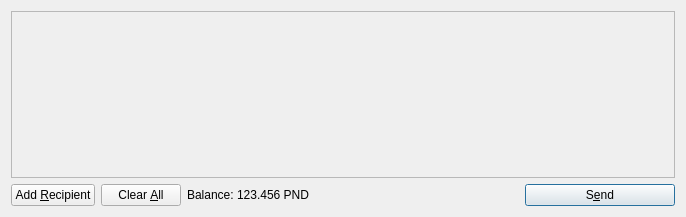
<?xml version="1.0" encoding="UTF-8"?>
<ui version="4.0">
 <class>SendCoinsDialog</class>
 <widget class="QDialog" name="SendCoinsDialog">
  <property name="geometry">
   <rect>
    <x>0</x>
    <y>0</y>
    <width>686</width>
    <height>217</height>
   </rect>
  </property>
  <property name="windowTitle">
   <string>Send Coins</string>
  </property>
  <layout class="QVBoxLayout" name="verticalLayout">
   <item>
    <widget class="QScrollArea" name="scrollArea">
     <property name="widgetResizable">
      <bool>true</bool>
     </property>
     <widget class="QWidget" name="scrollAreaWidgetContents">
      <property name="geometry">
       <rect>
        <x>0</x>
        <y>0</y>
        <width>666</width>
        <height>165</height>
       </rect>
      </property>
      <layout class="QVBoxLayout" name="verticalLayout_2">
       <property name="margin">
        <number>0</number>
       </property>
       <item>
        <layout class="QVBoxLayout" name="entries">
         <property name="spacing">
          <number>6</number>
         </property>
        </layout>
       </item>
       <item>
        <spacer name="verticalSpacer">
         <property name="orientation">
          <enum>Qt::Vertical</enum>
         </property>
         <property name="sizeHint" stdset="0">
          <size>
           <width>20</width>
           <height>40</height>
          </size>
         </property>
        </spacer>
       </item>
      </layout>
     </widget>
    </widget>
   </item>
   <item>
    <layout class="QHBoxLayout" name="horizontalLayout">
     <item>
      <widget class="QPushButton" name="addButton">
       <property name="toolTip">
        <string>Send to multiple recipients at once</string>
       </property>
       <property name="text">
        <string>Add &amp;Recipient</string>
       </property>
       <property name="icon">
        <iconset resource="../bitcoin.qrc">
         <normaloff>:/icons/add</normaloff>:/icons/add</iconset>
       </property>
       <property name="autoDefault">
        <bool>false</bool>
       </property>
      </widget>
     </item>
     <item>
      <widget class="QPushButton" name="clearButton">
       <property name="sizePolicy">
        <sizepolicy hsizetype="Minimum" vsizetype="Fixed">
         <horstretch>0</horstretch>
         <verstretch>0</verstretch>
        </sizepolicy>
       </property>
       <property name="toolTip">
        <string>Remove all transaction fields</string>
       </property>
       <property name="text">
        <string>Clear &amp;All</string>
       </property>
       <property name="icon">
        <iconset resource="../bitcoin.qrc">
         <normaloff>:/icons/remove</normaloff>:/icons/remove</iconset>
       </property>
       <property name="autoRepeatDelay">
        <number>300</number>
       </property>
       <property name="autoDefault">
        <bool>false</bool>
       </property>
      </widget>
     </item>
     <item>
      <layout class="QHBoxLayout" name="horizontalLayout_2">
       <property name="spacing">
        <number>3</number>
       </property>
       <item>
        <widget class="QLabel" name="label">
         <property name="text">
          <string>Balance:</string>
         </property>
        </widget>
       </item>
       <item>
        <widget class="QLabel" name="labelBalance">
         <property name="cursor">
          <cursorShape>IBeamCursor</cursorShape>
         </property>
         <property name="text">
          <string>123.456 PND</string>
         </property>
         <property name="textInteractionFlags">
          <set>Qt::LinksAccessibleByMouse|Qt::TextSelectableByKeyboard|Qt::TextSelectableByMouse</set>
         </property>
        </widget>
       </item>
      </layout>
     </item>
     <item>
      <spacer name="horizontalSpacer">
       <property name="orientation">
        <enum>Qt::Horizontal</enum>
       </property>
       <property name="sizeHint" stdset="0">
        <size>
         <width>40</width>
         <height>20</height>
        </size>
       </property>
      </spacer>
     </item>
     <item>
      <widget class="QPushButton" name="sendButton">
       <property name="minimumSize">
        <size>
         <width>150</width>
         <height>0</height>
        </size>
       </property>
       <property name="toolTip">
        <string>Confirm the send action</string>
       </property>
       <property name="text">
        <string>S&amp;end</string>
       </property>
       <property name="icon">
        <iconset resource="../bitcoin.qrc">
         <normaloff>:/icons/send</normaloff>:/icons/send</iconset>
       </property>
       <property name="default">
        <bool>true</bool>
       </property>
      </widget>
     </item>
    </layout>
   </item>
  </layout>
 </widget>
 <resources>
  <include location="../bitcoin.qrc"/>
 </resources>
 <connections/>
</ui>
